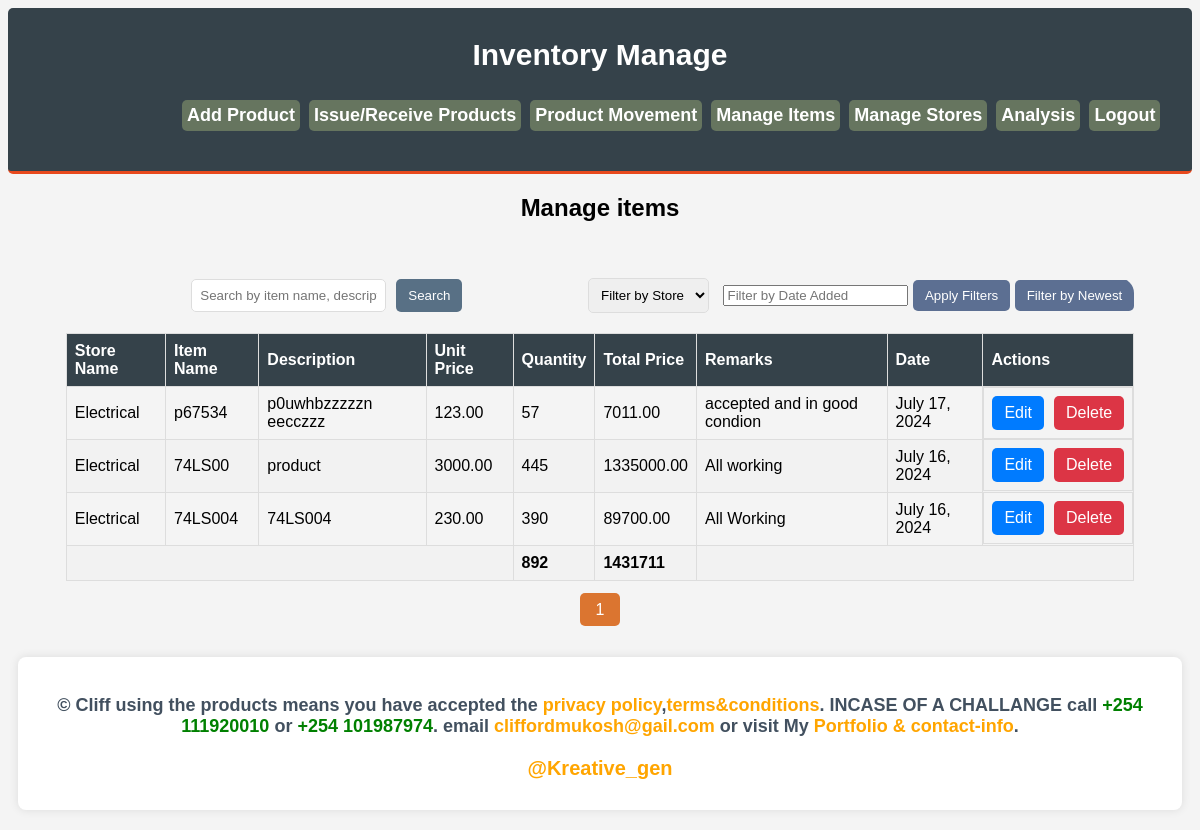
The page /dashboard/manage_items/ (signed in) on the database as committed earlier.
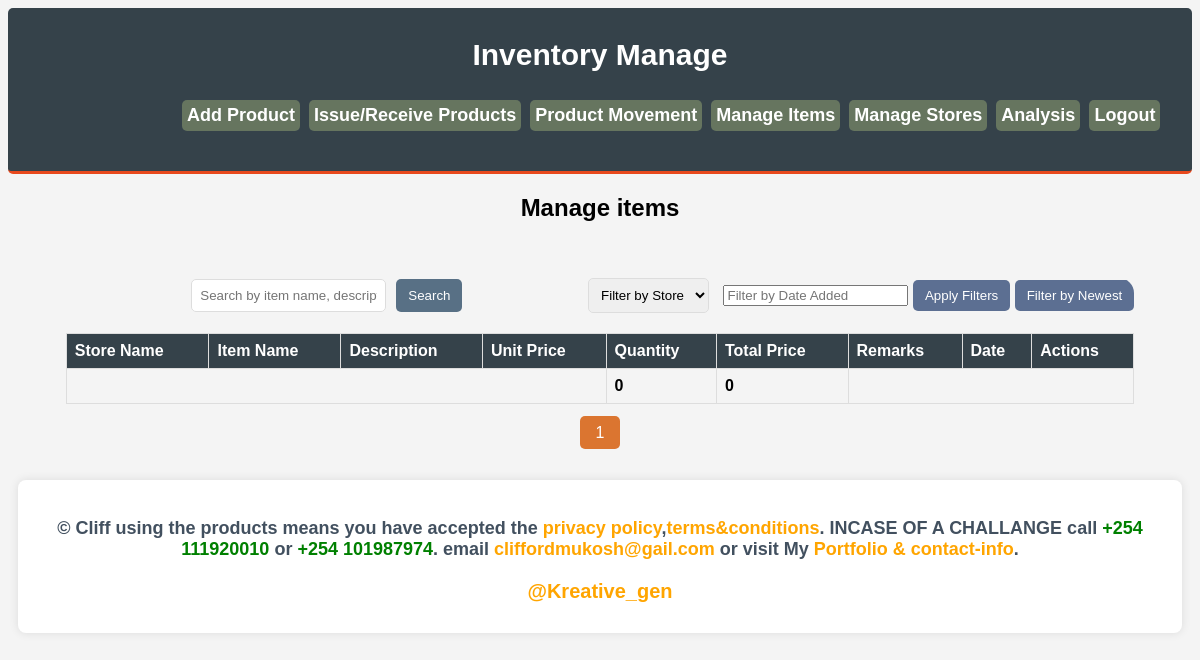
The same page on the database as committed later.
### dashboard/models.py (models this page shows, shortened)
class Product(models.Model):
    store = models.ForeignKey(Store, on_delete=models.CASCADE, related_name='products')
    item_name = models.CharField(max_length=255)
    item_description = models.TextField()
    unit_price = models.DecimalField(max_digits=10, decimal_places=2)
    quantity = models.PositiveIntegerField()
    total_price = models.DecimalField(max_digits=10, decimal_places=2, editable=False)
    remarks = models.TextField(blank=True, null=True)
    date = models.DateField(auto_now_add=True)

class Store(models.Model):
    name = models.CharField(max_length=255)
    location = models.CharField(max_length=255, blank=True, null=True)
    remarks = models.TextField(blank=True, null=True)

### dashboard/views.py (the view)
# urls.py: path('manage_items/', views.manage_items_view, name='manage_items'),
@login_required
def manage_items_view(request):
    query = request.GET.get('q')
    store_id = request.GET.get('store')
    date_added = request.GET.get('date_added')
    products = Product.objects.all().order_by('-date')  # Default ordering by date, adjust as needed
    if query:
        products = products.filter(
            Q(item_name__icontains=query) |
            Q(item_description__icontains=query) |
            Q(remarks__icontains=query)
        ).distinct()
    if store_id:
        products = products.filter(store_id=store_id)
    if date_added:
        products = products.filter(date=date_added)
    paginator = Paginator(products, 30)  # Show 30 products per page
    page = request.GET.get('page')
    try:
        products = paginator.page(page)
    except PageNotAnInteger:
        products = paginator.page(1)
    except EmptyPage:
        products = paginator.page(paginator.num_pages)
    stores = Store.objects.all()
    total_quantity = Product.objects.aggregate(Sum('quantity'))['quantity__sum'] or 0
    total_price = Product.objects.aggregate(Sum('total_price'))['total_price__sum'] or 0
    context = {
        'products': products,
        'stores': stores,
        'total_quantity': total_quantity,
        'total_price': total_price,
    }
    return render(request, 'manage_items.html', context)

### dashboard/templates/manage_items.html (shortened to what this page needs)
<!DOCTYPE html>
<html lang="en">
<head>
    <link rel="stylesheet" href="https://cdnjs.cloudflare.com/ajax/libs/flatpickr/4.6.9/flatpickr.min.css">
</head>
<body>
    {% extends 'header.html' %}
    {% block content %}
    <h2>Manage items</h2><br><br>
    <div class="container">
        <div class="search-filter">
            <div class="search-form">
                <form method="get">
                    <input type="text" name="q" placeholder="Search by item name, description, or remarks" value="{{ request.GET.q }}">
                    <button type="submit">Search</button>
                </form>
            </div>
            <div class="filter-form">
                <form method="get">
                    <select name="store">
                        <option value="">Filter by Store</option>
                    </select>
                    <input type="text" id="datePicker" name="date_added" placeholder="Filter by Date Added" value="{{ request.GET.date_added }}">
                    <button type="submit">Apply Filters</button>
                    <button type="button" onclick="filterByNewest()">Filter by Newest</button>
                </form>
            </div>
        </div>
        <table id="productTable">
            <thead>
                <tr>
                    <th>Store Name</th>
                    <th>Item Name</th>
                    <th>Description</th>
                    <th>Unit Price</th>
                    <th>Quantity</th>
                    <th>Total Price</th>
                    <th>Remarks</th>
                    <th>Date</th>
                    <th>Actions</th>
                </tr>
            </thead>
            <tbody>
                {% for product in products %}
                <tr>
                    <td>{{ product.store.name }}</td>
                    <td>{{ product.item_name }}</td>
                    <td>{{ product.item_description }}</td>
                    <td>{{ product.unit_price }}</td>
                    <td>{{ product.quantity }}</td>
                    <td>{{ product.total_price }}</td>
                    <td>{{ product.remarks }}</td>
                    <td>{{ product.date }}</td>
                    <td class="actions">
                        <a href="{% url 'edit_product' product.id %}" class="btn btn-primary btn-sm">Edit</a>
                        <a href="{% url 'delete_product' product.id %}" class="btn btn-danger btn-sm">Delete</a>
                    </td>
                </tr>
                {% endfor %}
                <tr>
                    <td colspan="4"></td>
                    <td><strong>{{ total_quantity }}</strong></td>
                    <td><strong>{{ total_price }}</strong></td>
                    <td colspan="3"></td>
                </tr>
            </tbody>
        </table>
        <div class="pagination">
            {% for num in products.paginator.page_range %}
                {% if products.number == num %}
                    <a href="#" class="page-link active">{{ num }}</a>
                {% else %}
                    <a href="?page={{ num }}" class="page-link">{{ num }}</a>
                {% endif %}
            {% endfor %}
        </div> <br>
    </div>
    {% endblock %}

### dashboard/templates/header.html (shortened to what this page needs)
<!DOCTYPE html>
<html lang="en">
<head>
</head>
<body>
    <header>
        <div class="container">
            <h1>Inventory Manage</h1> <br>
            <nav>
                <a href="{% url 'add_product' %}">Add Product</a>
                <a href="{% url 'transaction' %}">Issue/Receive Products</a>
                <a href="{% url 'product_movement' %}">Product Movement</a>
                <a href="{% url 'manage_items' %}">Manage Items</a>
                <a href="{% url 'manage_stores' %}">Manage Stores</a>
                <a href="{% url 'analysis' %}">Analysis</a>
                <a href="{% url 'logout' %}">Logout</a>
            </nav>
        </div>
    </header>
    <div class="container">
        {% block content %}
        {% endblock %}
    </div>
    <div class="copyright-info">
        <p style="color: #42505f; font-size: 18px; font-weight: bold;">&copy; <b>Cliff </b>using the products means you have accepted the <a href="#" style="color: orange;">privacy policy</a>,<a href="#" style="color:orange;">terms&conditions</a>. <B>INCASE OF A CHALLANGE call </B> <strong style="color: green;">+254 111920010</strong> or <strong style="color: green;">+254 101987974</strong>. email <a href="mailto:cliffordmukosh@gail.com" style="color: orange;">cliffordmukosh@gail.com</a> or visit My  <a href="https://clifford537.github.io/portfolio/" style="color: orange;">Portfolio & contact-info</a>.</p>
        <p style="color: orange;font-size: 20px;font-weight:bolder;">@Kreative_gen</p>
    </div>
</body>
</html>

### dashboard/templates/manage_items.html (style rules this page uses)
h1 { margin: 0; padding: 10px 0; }
table { width: 100%; border-collapse: collapse; margin-top: 20px; }
th, td { padding: 12px; text-align: center; border: 1px solid #dddddd; }
th { background-color: #35424a; color: #ffffff; }
nav { text-align: right; margin-bottom: 20px; }
.search-filter { display: flex; justify-content: space-between; align-items: center; margin-bottom: 20px; }
.search-form { display: flex; justify-content: center; align-items: center; flex: 1; }
.search-form form { display: flex; }
.search-form input[type="text"] { padding: 8px; margin-right: 10px; border: 1px solid #ddd; border-radius: 5px; max-width: 300px; }
.search-form button { padding: 8px 12px; background-color: #587085; color: #ffffff; border: none; border-radius: 5px; cursor: pointer; }
.filter-form { display: flex; align-items: center; }
.filter-form select { padding: 8px; margin-right: 10px; border: 1px solid #ddd; border-radius: 5px; }
.filter-form button { padding: 8px 12px; background-color: #5c6f92; color: #ffffff; border: none; border-radius: 5px; cursor: pointer; }
.pagination { margin-top: 20px; text-align: center; }
.pagination a { color: #c26e29; padding: 8px 16px; text-decoration: none; transition: background-color 0.3s, color 0.3s; margin: 0 5px; border-radius: 5px; }
.pagination .active { background-color: #db7530; color: #fff; padding: 8px 16px; margin: 0 5px; }
h2 { text-align: center; font-family: 'Franklin Gothic Medium', 'Arial Narrow', Arial, sans-serif; }

### dashboard/templates/header.html (style rules this page uses)
body { background-color: #f4f4f4; font-family: Arial, sans-serif; }
.container { width: 95%; margin: 0 auto; overflow: hidden; border-radius: 15px; }
header { background: #35424a; color: #ffffff; padding: 20px 0; border-bottom: #e8491d 3px solid; border-radius: 5px; }
header h1 { margin: 0; font-size: 30px; text-align: center; }
nav { float: right; font-size: 18px; }
nav a { color: #ffffff; text-decoration: none; margin: 0 2px; display: inline-block; background-color: rgb(102, 117, 95); border-radius: 5px; padding: 5px; font-weight: bold; }
table { width: 100%; border-collapse: collapse; margin-bottom: 10px; }
table, th, td { border: 1px solid #dddddd; }
th, td { padding: 8px; text-align: left; }
th { background-color: #35424a; color: white; }
.copyright-info { max-width: 95%; margin: 20px auto; background-color: #ffffff; padding: 20px; border-radius: 8px; box-shadow: 0 0 10px rgba(0, 0, 0, 0.1); text-align: center; }
.copyright-info p { margin-bottom: 10px; }
.copyright-info a { color: #007bff; text-decoration: none; }

Rows that differ between the two databases and show on the page:
removed Product: store.name "Electrical", item_name "p67534", item_description "p0uwhbzzzzzn eecczzz", unit_price "123.00", quantity "57", total_price "7011.00", remarks "accepted and in good condion", date "July 17, 2024"
removed Product: store.name "Electrical", item_name "74LS00", item_description "product", unit_price "3000.00", quantity "445", total_price "1335000.00", remarks "All working", date "July 16, 2024"
removed Product: store.name "Electrical", item_name "74LS004", item_description "74LS004", unit_price "230.00", quantity "390", total_price "89700.00", remarks "All Working", date "July 16, 2024"
Other text that changed with them:
{{ total_quantity }}: "892" → "0"
{{ total_price }}: "1431711" → "0"
